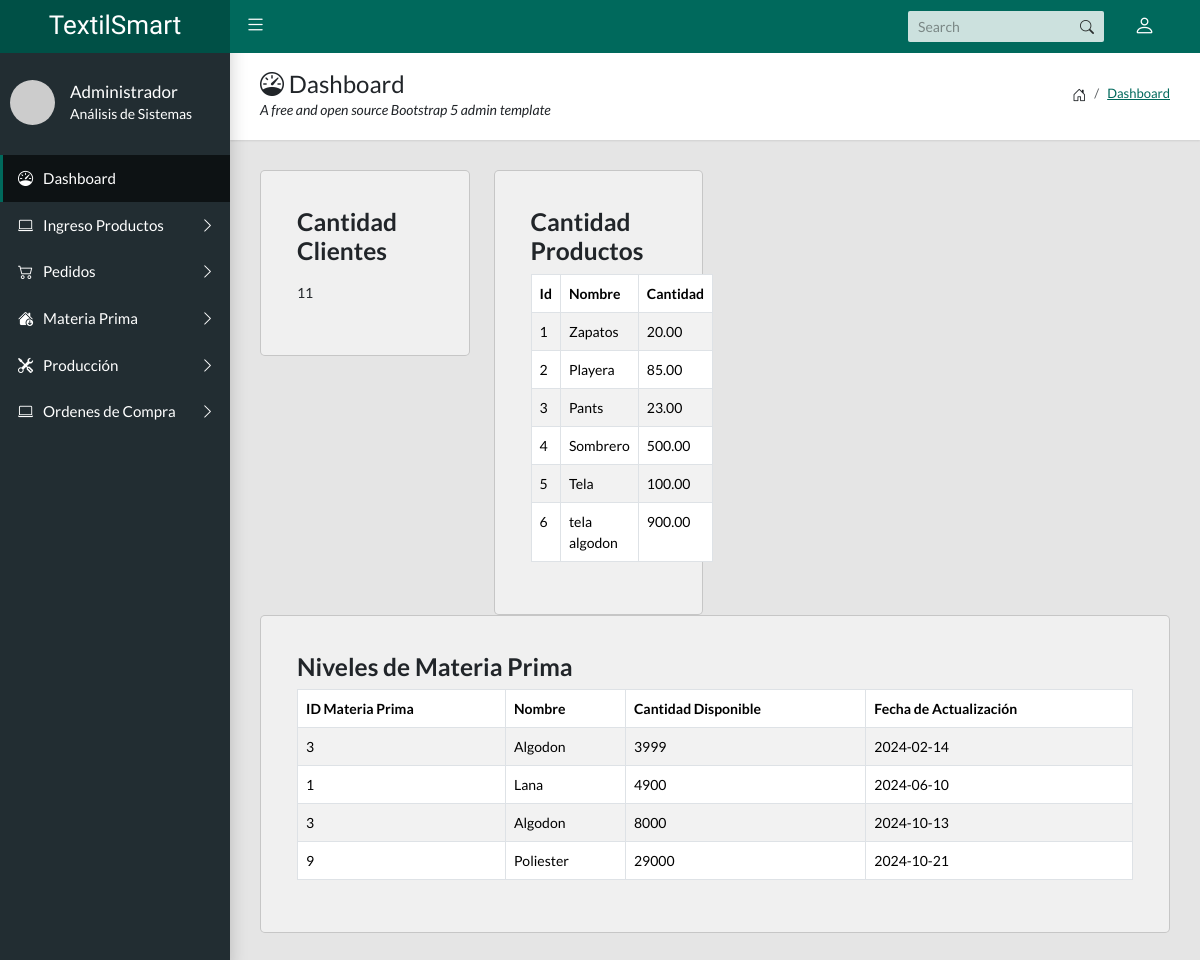
The page / on the database its author committed.
### tables this page shows
CREATE TABLE `producto` (
  `id_producto` int(11) NOT NULL,
  `nombre_producto` varchar(100) DEFAULT NULL,
  `descripcion_producto` text DEFAULT NULL,
  `costo_produccion` decimal(10,2) DEFAULT NULL,
  `cantidad_disponible` decimal(10,2) DEFAULT NULL,
  `fecha_creacion` date DEFAULT NULL
);

CREATE TABLE `inventariomateriaprima` (
  `id_inventario_mp` int(11) NOT NULL,
  `id_materia_prima` int(11) DEFAULT NULL,
  `cantidad_disponible` decimal(10,2) DEFAULT NULL,
  `ubicacion` varchar(100) DEFAULT NULL,
  `fecha_actualizacion` date DEFAULT NULL
);

CREATE TABLE `materia_prima` (
  `id_materia_prima` int(11) NOT NULL,
  `nombre` varchar(100) DEFAULT NULL,
  `descripcion` text DEFAULT NULL,
  `unidad_medida` varchar(50) DEFAULT NULL,
  `costo_unitario` decimal(10,2) DEFAULT NULL,
  `fecha_ingreso` date DEFAULT NULL,
  `fecha_actualizacion` date DEFAULT NULL
);

### Controlador/inicio.controlador.php (called while the page is built, shortened)
<?php
require_once "Modelo/producto.php";
require_once "Modelo/cliente.php";
require_once "Modelo/materiaprima.php";
class InicioControlador{
    public function __CONSTRUCT(){
        $this -> modeloProducto = new Producto();
        $this -> modeloCliente = new Cliente();
        $this -> modeloMateriaPrima = new MateriaPrima();
    }
    public function Inicio(){
        require_once "Vista/encabezado.php";
        require_once "Vista/inicio/principal.php";
        require_once "Vista/pie.php";
    }
}

### Modelo/basededatos.php (called while the page is built, shortened)
<?php
class BasedeDatos{
    public static function Conectar(){
        try {
            $conexion = new PDO
            ("mysql:host=".self::servidor.";dbname=".self::nombrebd.";chartset=utf8",self::usuariobd,self::clave);
            $conexion -> setAttribute(PDO::ATTR_ERRMODE,PDO::ERRMODE_EXCEPTION);
            return $conexion;
        }catch(PDOException $e){
            return "Fallo ".$e->getMessage();
        }
    }
}

### Modelo/cliente.php (called while the page is built, shortened)
<?php
class Cliente{
    private $pdo;
    public function __CONSTRUCT(){
        $this->pdo = BasedeDatos::Conectar();
    }
    public function CantidadCliente(){
        try{
            $consulta = $this->pdo->prepare("SELECT SUM(id_cliente) AS CantidadCliente FROM cliente;");
            $consulta->execute();
            return $consulta->fetch(PDO::FETCH_OBJ);
        }catch(Exception $e){
            die($e->getMessage());
        }
    }
}

### Modelo/producto.php (called while the page is built, shortened)
<?php
class Producto{
    private $pdo;
    public function __CONSTRUCT(){
        $this->pdo = BasedeDatos::Conectar();
    }
    public function Cantidad() {
        try {
            $consulta = $this->pdo->prepare("SELECT id_producto, nombre_producto, cantidad_disponible AS Cantidad FROM producto;");
            $consulta->execute();
            return $consulta->fetchAll(PDO::FETCH_OBJ);
        } catch (Exception $e) {
            die($e->getMessage());
        }
    }
}

### Modelo/materiaprima.php (called while the page is built, shortened)
<?php
class MateriaPrima{
    private $pdo;
    public function __CONSTRUCT(){
        $this->pdo = BasedeDatos::Conectar();
    }
    public function NivelesMateriaPrima() {
        try {
            $consulta = $this->pdo->prepare("
                SELECT imp.id_materia_prima, mp.nombre, cantidad_disponible, imp.fecha_actualizacion
                FROM inventariomateriaprima imp
                JOIN materia_prima mp ON imp.id_materia_prima = mp.id_materia_prima;
            ");
            $consulta->execute();
            return $consulta->fetchAll(PDO::FETCH_OBJ);
        } catch (Exception $e) {
            die($e->getMessage());
        }
    }
}

### Vista/inicio/principal.php (the view)
<main class="app-content">
    <div class="app-title">
        <div>
            <h1><i class="bi bi-speedometer"></i> Dashboard</h1>
            <p>A free and open source Bootstrap 5 admin template</p>
        </div>
        <ul class="app-breadcrumb breadcrumb">
            <li class="breadcrumb-item"><i class="bi bi-house-door fs-6"></i></li>
            <li class="breadcrumb-item"><a href="#">Dashboard</a></li>
        </ul>
    </div>
    <div class="row">
        <div class="col-md-6 col-lg-3">
            <div class="card bg-grey">
                <div class="card-body">
                    <h3 class="card-title">Cantidad Clientes</h3>
                    <p><?php $p = $this->modeloCliente->CantidadCliente(); ?></p>
                    <p><?=$p->CantidadCliente?></p>
                </div>
            </div>
        </div>
        <div class="col-md-6 col-lg-3">
            <div class="card bg-grey">
                <div class="card-body">
                    <h3 class="card-title">Cantidad Productos</h3>
                    <table class="table table-striped table-bordered table-hover">
                        <thead>
                            <tr>
                                <th>Id</th>
                                <th>Nombre</th>
                                <th>Cantidad</th>
                            </tr>
                        </thead>
                        <tbody>
                            <?php
                            $productos = $this->modeloProducto->Cantidad();
                            foreach ($productos as $producto) {
                                echo "<tr>";
                                echo "<td>{$producto->id_producto}</td>";
                                echo "<td>{$producto->nombre_producto}</td>";
                                echo "<td>{$producto->Cantidad}</td>";
                                echo "</tr>";
                            }
                            ?>
                        </tbody>
                    </table>
                </div>
            </div>
        </div>
    </div>
    <div class="row">
        <div class="col-md-12">
            <div class="card bg-grey">
                <div class="card-body">
                    <h3 class="card-title">Niveles de Materia Prima</h3>
                    <table class="table table-striped table-bordered table-hover">
                        <thead>
                            <tr>
                                <th>ID Materia Prima</th>
                                <th>Nombre</th>
                                <th>Cantidad Disponible</th>
                                <th>Fecha de Actualización</th>
                            </tr>
                        </thead>
                        <tbody>
                            <?php
                            $materiasPrimas = $this->modeloMateriaPrima->NivelesMateriaPrima();
                            $umbralBajo = 50;
                            if ($materiasPrimas) {
                                foreach ($materiasPrimas as $materiaPrima) {
                                    $color = $materiaPrima->cantidad_disponible < $umbralBajo ? 'red' : 'black';
                                    echo "<tr>";
                                    echo "<td>{$materiaPrima->id_materia_prima}</td>";
                                    echo "<td>{$materiaPrima->nombre}</td>";
                                    echo "<td style='color: {$color};'>" . intval($materiaPrima->cantidad_disponible) . "</td>";
                                    echo "<td>{$materiaPrima->fecha_actualizacion}</td>";
                                    echo "</tr>";
                                }
                            } else {
                                echo "<tr><td colspan='4'>No se pudo obtener los niveles de materia prima.</td></tr>";
                            }
                            ?>
                        </tbody>
                    </table>
                </div>
            </div>
        </div>
    </div>
</main>

### index.php (shortened to what this page needs)
<?php
require_once "Modelo/basededatos.php";
if(!isset($_GET['c'])){
    require_once "Controlador/inicio.controlador.php";
    $controlador = new InicioControlador();
    call_user_func(array($controlador,"Inicio"));
}

### Vista/encabezado.php (shortened to what this page needs)
<!DOCTYPE html>
<html lang="en">
  <head>
    <link rel="stylesheet" type="text/css" href="assets/css/main.css">
    <link rel="stylesheet" type="text/css" href="https://cdn.jsdelivr.net/npm/bootstrap-icons@1.10.5/font/bootstrap-icons.css">
  </head>
  <body class="app sidebar-mini">
    <header class="app-header"><a class="app-header__logo" href="index.php">TextilSmart</a>
      <a class="app-sidebar__toggle" href="#" data-toggle="sidebar" aria-label="Hide Sidebar"></a>
      <ul class="app-nav">
        <li class="app-search">
          <input class="app-search__input" type="search" placeholder="Search">
          <button class="app-search__button"><i class="bi bi-search"></i></button>
        </li>
        <li class="dropdown"><a class="app-nav__item" href="#" data-bs-toggle="dropdown" aria-label="Open Profile Menu"><i class="bi bi-person fs-4"></i></a>
        </li>
      </ul>
    </header>
    <aside class="app-sidebar">
      <div class="app-sidebar__user"><img class="app-sidebar__user-avatar" src="https://randomuser.me/api/portraits/men/1.jpg" alt="User Image">
        <div>
          <p class="app-sidebar__user-name">Administrador</p>
          <p class="app-sidebar__user-designation">Análisis de Sistemas</p>
        </div>
      </div>
      <ul class="app-menu">
        <li><a class="app-menu__item active" href="index.php"><i class="app-menu__icon bi bi-speedometer"></i><span class="app-menu__label">Dashboard</span></a></li>
        <li class="treeview"><a class="app-menu__item" href="#" data-toggle="treeview"><i class="app-menu__icon bi bi-laptop"></i><span class="app-menu__label">Ingreso Productos</span><i class="treeview-indicator bi bi-chevron-right"></i></a>
        </li>
        <li class="treeview"><a class="app-menu__item" href="#" data-toggle="treeview"><i class="app-menu__icon bi bi-cart2"></i><span class="app-menu__label">Pedidos</span><i class="treeview-indicator bi bi-chevron-right"></i></a>
        </li>
        <li class="treeview"><a class="app-menu__item" href="#" data-toggle="treeview"><i class="app-menu__icon bi bi-house-down-fill"></i><span class="app-menu__label">Materia Prima</span><i class="treeview-indicator bi bi-chevron-right"></i></a>
        </li>
        <li class="treeview"><a class="app-menu__item" href="#" data-toggle="treeview"><i class="app-menu__icon bi bi-tools"></i><span class="app-menu__label">Producción</span><i class="treeview-indicator bi bi-chevron-right"></i></a>
        </li>
        <li class="treeview"><a class="app-menu__item" href="#" data-toggle="treeview"><i class="app-menu__icon bi bi-laptop"></i><span class="app-menu__label">Ordenes de Compra</span><i class="treeview-indicator bi bi-chevron-right"></i></a>
        </li>
      </ul>
    </aside>

### Vista/pie.php (shortened to what this page needs)
  </body>
</html>

### rows shown on the page
producto: id_producto "1", nombre_producto "Zapatos", cantidad_disponible "20.00"
producto: id_producto "2", nombre_producto "Playera", cantidad_disponible "85.00"
producto: id_producto "3", nombre_producto "Pants", cantidad_disponible "23.00"
producto: id_producto "4", nombre_producto "Sombrero", cantidad_disponible "500.00"
producto: id_producto "5", nombre_producto "Tela", cantidad_disponible "100.00"
producto: id_producto "6", nombre_producto "tela algodon", cantidad_disponible "900.00"
inventariomateriaprima: id_materia_prima "3", id_materia_prima.nombre "Algodon", cantidad_disponible "3999", fecha_actualizacion "2024-02-14"
inventariomateriaprima: id_materia_prima "1", id_materia_prima.nombre "Lana", cantidad_disponible "4900", fecha_actualizacion "2024-06-10"
inventariomateriaprima: id_materia_prima "3", id_materia_prima.nombre "Algodon", cantidad_disponible "8000", fecha_actualizacion "2024-10-13"
inventariomateriaprima: id_materia_prima "9", id_materia_prima.nombre "Poliester", cantidad_disponible "29000", fecha_actualizacion "2024-10-21"

### other values the page prints
$p->CantidadCliente "11"
